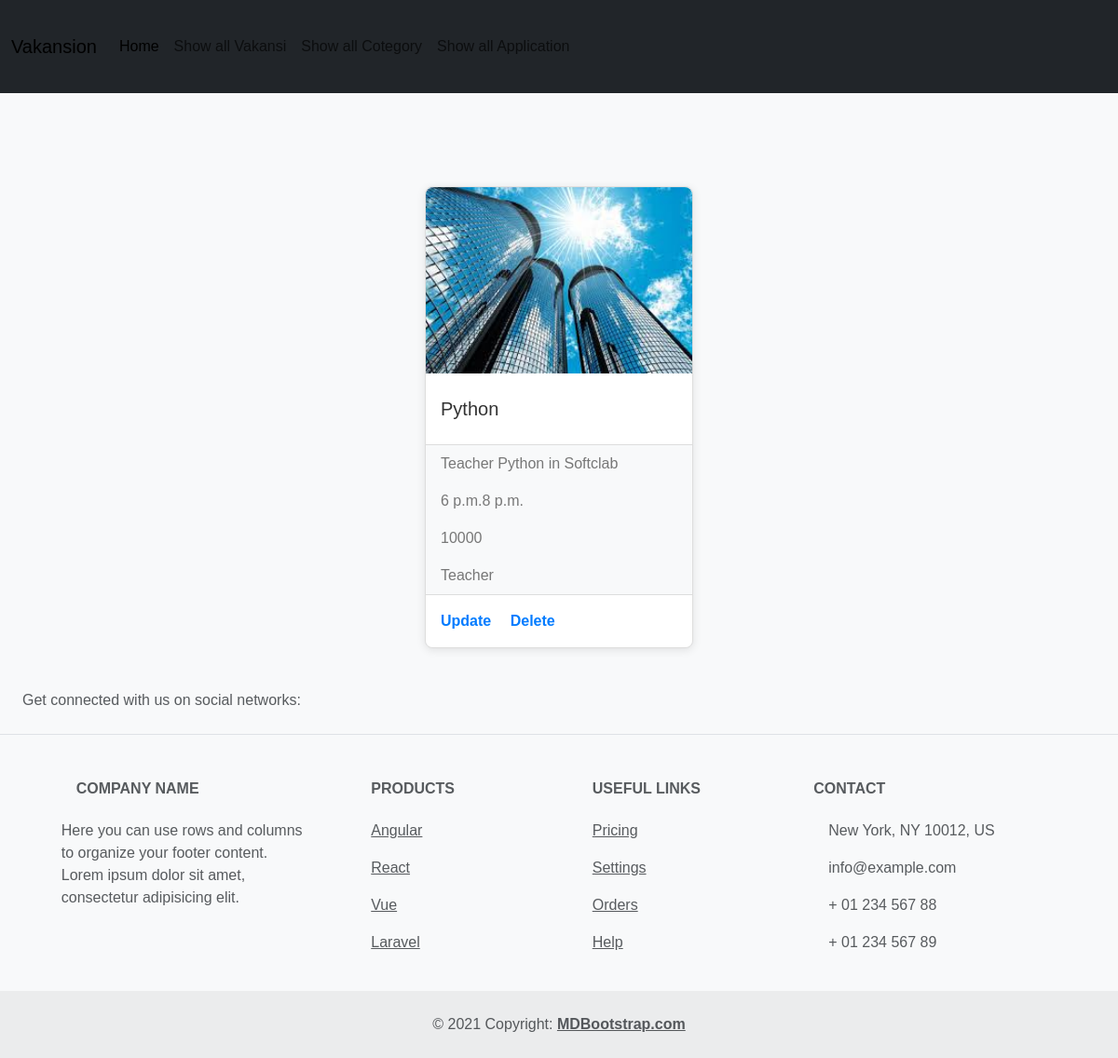
The app's page /detailvakansi/1 with its own data.
### vakansi/models.py (models this page shows, shortened)
class Vakaansi(models.Model):
    title = models.CharField(max_length=50)
    discraption = models.TextField()
    time_work = models.TimeField(auto_now=False, auto_now_add=False)
    time_notwork = models.TimeField(auto_now=False, auto_now_add=False)
    salary = models.IntegerField()
    image = models.ImageField(upload_to="static/images", height_field=None, width_field=None, max_length=None)
    cotegory = models.ForeignKey(Cotegory, on_delete=models.CASCADE)
    is_active = models.BooleanField(default=True)
    create_at = models.DateTimeField(auto_now=True, auto_now_add=False)

class Cotegory(models.Model):
    cotegory_name = models.CharField(max_length=50)
    is_active = models.BooleanField(default=True)
    def __str__(self):
        return self.cotegory_name

### vakansi/views.py (the view)
# urls.py: path("detailvakansi/<int:pk>", DetailVakansi.as_view(), name="detailvakansi"),
class DetailVakansi(DetailView):
    template_name = "detailvakansi.html"
    model = Vakaansi
    context_object_name = "vakan"

### template/detailvakansi.html (shortened to what this page needs)
{% extends "base.html" %}
{% block content %}
<div class="main">
    <div class="card" style="width: 18rem;">
        <img src="{{vakan.image.url}}" class="card-img-top" alt="...">
        <div class="card-body">
          <h5 class="card-title">{{vakan.title}}</h5>
        </div>
        <ul class="list-group list-group-flush">
          <li class="list-group-item">{{vakan.discraption}}</li>
          <li class="list-group-item">{{vakan.time_work}}{{vakan.time_notwork}}</li>
          <li class="list-group-item">{{vakan.salary}}</li>
          <li class="list-group-item">{{vakan.cotegory}}</li>
        </ul>
        <div class="card-body">
          <a href="{% url 'updatevakansi' vakan.id %}" class="card-link">Update</a>
          <a href="{% url 'deletevakansi' vakan.id %}" class="card-link">Delete</a>
        </div>
      </div>
</div>
{% endblock content %}

### template/base.html (style rules this page uses)
body { font-family: Arial, sans-serif; background-color: #f8f9fa; margin: 0; }
.main { display: flex; width: 100%; flex-wrap: wrap; justify-content: space-evenly; gap: 20px; }
.card { background: white; border: 1px solid #ddd; border-radius: 8px; box-shadow: 0 2px 10px rgba(0, 0, 0, 0.1); transition: transform 0.2s; margin: auto; margin-bottom: 20px; }
.card-img-top { border-top-left-radius: 8px; border-top-right-radius: 8px; height: 200px; object-fit: cover; }
.card-title { font-size: 1.25rem; color: #333; margin: 10px 0; }
.list-group-item { border: none; background-color: #f8f9fa; color: #777; }
.card-link { text-decoration: none; color: #007bff; font-weight: bold; }

### records on screen
Vakaansi: image (picture), title "Python", discraption "Teacher Python in Softclab", time_work "6 p.m.", time_notwork "8 p.m.", salary "10000", cotegory "Teacher"
